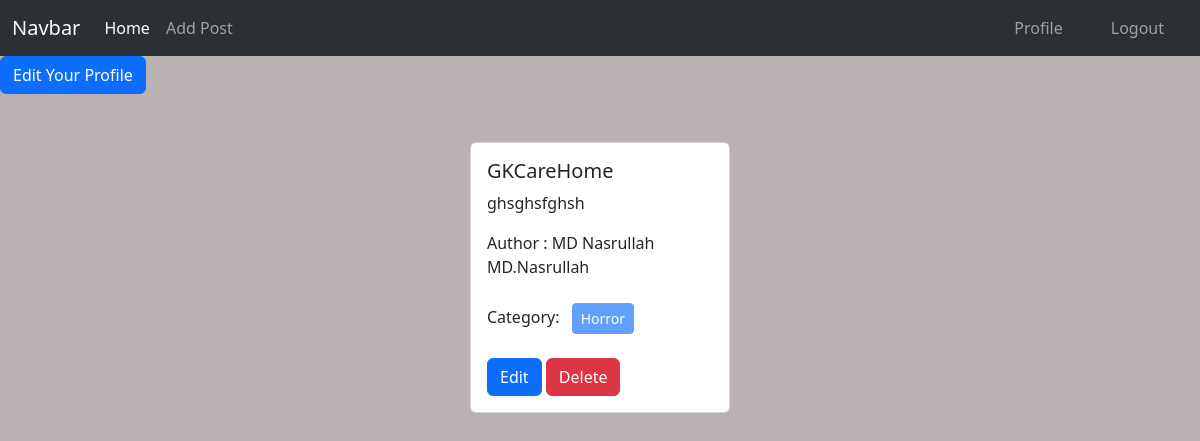
/profile/ (signed in), run on the app's committed database.
### posts/models.py (models this page shows, shortened)
class Post(models.Model):
    title = models.CharField(max_length=100)
    content = models.TextField()
    category = models.ManyToManyField(Category)
    author = models.ForeignKey(User, on_delete=models.CASCADE)
    image = models.ImageField(upload_to='uploads/', blank=True, null=True)

### categories/models.py (models this page shows, shortened)
class Category(models.Model):
    name = models.CharField(max_length=100, unique=True)
    slug = models.SlugField(max_length=100,unique=True, blank=True, null=True)

### author/views.py (the view)
# urls.py: path('profile/',views.profile, name='profile'),
@login_required
def profile(request):
    data = Post.objects.filter(author = request.user)
    return render(request, 'profile.html',{'data' : data} )

### author/templates/profile.html
{% extends "base.html" %}
{% load crispy_forms_tags %}
{% block content %}
<div>
    <a class="btn btn-primary" href="{% url 'edit_profile' %}">Edit Your Profile</a>
    <div class="d-flex flex-wrap justify-content-center px-5 pt-5">
        {% for data in data %}
        <div class="col-sm-3">
          <div class="card mx-2">
            <div class="card-body">
              <h5 class="card-title">{{data.title}}</h5>
              <p class="card-text">
                {{data.content}}
              </p>
              <p>Author : {{data.author.first_name}} {{data.author.last_name}}</p>
              <p>
                Category: {% for cat in data.category.all %}
                <button class="btn btn-primary btn-sm m-2" disabled> {{cat.name}} </button>
                {% endfor %}
              </p>
              <a href="{% url 'edit_post' data.id %}" class="btn btn-primary">Edit</a>
              <a href="{% url 'delete_post' data.id %}" class="btn btn-danger">Delete</a>
            </div>
          </div>
        </div>
        {% endfor %}
        </div>
</div>
{% endblock %}

### data on the page
Post: title "GKCareHome", content "ghsghsfghsh", author.first_name "MD Nasrullah", author.last_name "MD.Nasrullah"
Category: name "Horror"
